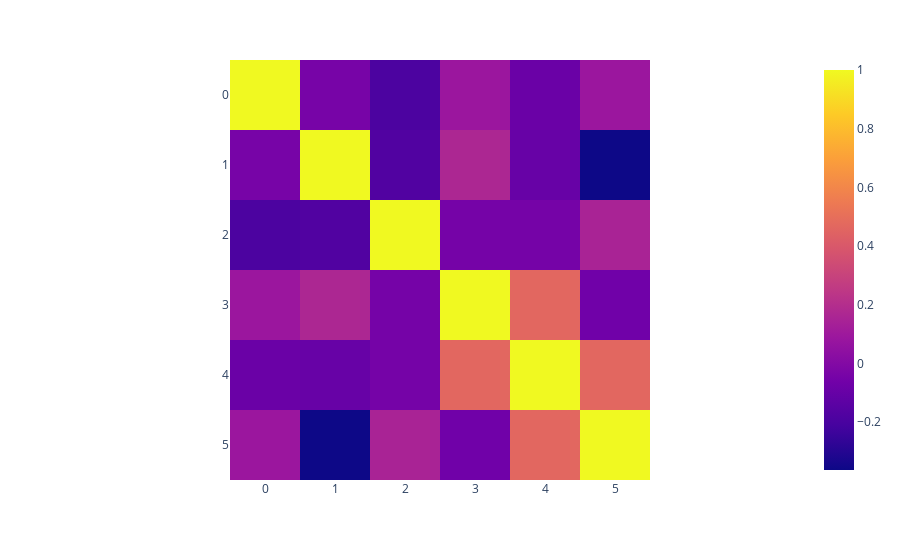

The notebook cell saved with this chart:
### Markdown cell above
#### Question 1.2

### Code cell
TC_heatmap = px.imshow(np.corrcoef(TC, rowvar = False))
TC_heatmap.show()

### Figure 1 — Plotly figure (JSON) as saved in the notebook; plotly's stock layout.template omitted (floating-point values rounded to 4 significant figures)
{"data": [{"coloraxis": "coloraxis", "hovertemplate": "x: %{x}<br>y: %{y}<br>color: %{z}<extra></extra>", "name": "0", "type": "heatmap", "xaxis": "x", "yaxis": "y", "z": [[1, -0.0426, -0.1925, 0.08607, -0.08607, 0.08607], [-0.0426, 1, -0.1722, 0.165, -0.099, -0.363], [-0.1925, -0.1722, 1, -0.04969, -0.04969, 0.1491], [0.08607, 0.165, -0.04969, 1, 0.4667, -0.06667], [-0.08607, -0.099, -0.04969, 0.4667, 1, 0.4667], [0.08607, -0.363, 0.1491, -0.06667, 0.4667, 1]]}], "layout": {"coloraxis": {"colorscale": [[0, "#0d0887"], [0.1111, "#46039f"], [0.2222, "#7201a8"], [0.3333, "#9c179e"], [0.4444, "#bd3786"], [0.5556, "#d8576b"], [0.6667, "#ed7953"], [0.7778, "#fb9f3a"], [0.8889, "#fdca26"], [1, "#f0f921"]]}, "margin": {"t": 60}, "xaxis": {"anchor": "y", "constrain": "domain", "domain": [0, 1], "scaleanchor": "y"}, "yaxis": {"anchor": "x", "autorange": "reversed", "constrain": "domain", "domain": [0, 1]}}}
